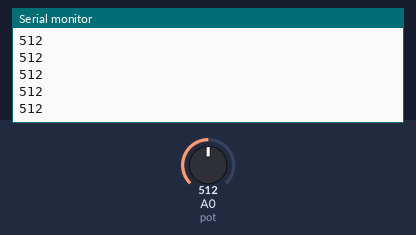
Simulated run of this sketch. Board: Arduino Uno, built with avr-gcc and run on an emulated ATmega328P. Parts: the last lines printed to the serial monitor. Inputs (shaded band) come from the test bench; at power-on: A0 (pot) = 512.

Above: at 1.2 s.
1.3 s: A0 (pot) set to 716
At 2.1 s:
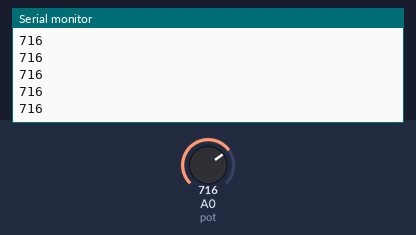
2.8 s: A0 (pot) set to 900
At 3.7 s:
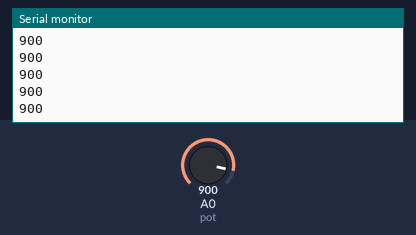
Timing chart, 0 to 5.8 s (numbered marks = the images above; inputs shaded):
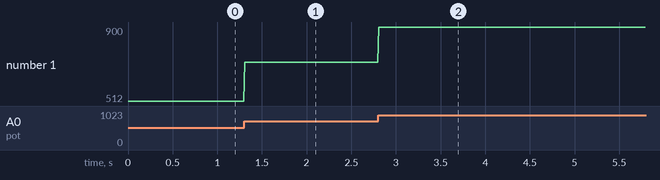

The sketch:

SendAPotValue.ino
```cpp
int pot = A0;

void setup() {
  // put your setup code here, to run once:
  Serial.begin(9600);
  pinMode(pot, INPUT);
}

void loop() {
  // put your main code here, to run repeatedly:
  Serial.println( analogRead(pot) );

  delay(10);
}
```

Measured:
- after the input at 1.3 s, the serial monitor: prints a new line at once (image 1)
- after the input at 2.8 s, the serial monitor: prints a new line at once (image 2)
- plotted number 1: 512 → 716 after the input at 1.3 s, 716 → 900 after the input at 2.8 s
